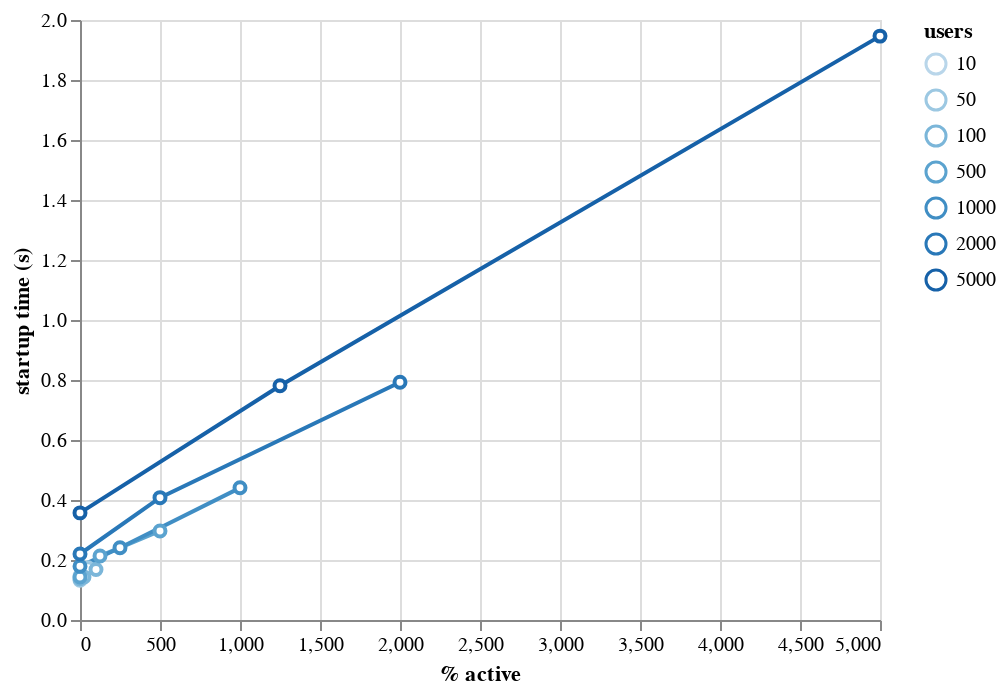

This figure's notebook cell:
### Markdown cell above
Now we can try to compare our three metrics (startup time, first GET /api/users, second GET /api/users) across the commits.

### Code cell
import altair as alt

df = frames[-1]
alt.Chart(df).mark_line(
    point={
        "filled": False,
        "fill": "white",
    }
).encode(
    x=alt.X("running", title="% active"), #scale=alt.Scale(type="log")),
    y=alt.Y("startup", title="startup time (s)"),
    color="users:O",
)

### Figure 1 — Vega-Lite specification as saved in the notebook (floating-point values rounded to 4 significant figures)
{"config": {"view": {"continuousWidth": 400, "continuousHeight": 300}}, "data": {"name": "data-b94cd6a9df1dd328563cca8f8f3f604e"}, "mark": {"type": "line", "point": {"filled": false, "fill": "white"}}, "encoding": {"color": {"field": "users", "type": "ordinal"}, "x": {"field": "running", "title": "% active", "type": "quantitative"}, "y": {"field": "startup", "title": "startup time (s)", "type": "quantitative"}}, "$schema": "https://vega.github.io/schema/vega-lite/v4.17.0.json", "datasets": {"data-b94cd6a9df1dd328563cca8f8f3f604e": [{"users": 10, "active": 0.0, "running": 0, "startup": 0.1474, "spawn": 0.005414, "first_users": 0.08728, "second_users": 0.007244}, {"users": 10, "active": 0.25, "running": 2, "startup": 0.1471, "spawn": 0.01342, "first_users": 0.07663, "second_users": 0.008532}, {"users": 10, "active": 1.0, "running": 10, "startup": 0.1374, "spawn": 0.01443, "first_users": 0.06743, "second_users": 0.007553}, {"users": 50, "active": 0.0, "running": 0, "startup": 0.1327, "spawn": 0.005353, "first_users": 0.4445, "second_users": 0.03297}, {"users": 50, "active": 0.25, "running": 12, "startup": 0.1694, "spawn": 0.01733, "first_users": 0.2818, "second_users": 0.01325}, {"users": 50, "active": 1.0, "running": 50, "startup": 0.1741, "spawn": 0.02411, "first_users": 0.245, "second_users": 0.01972}, {"users": 100, "active": 0.0, "running": 0, "startup": 0.1378, "spawn": 0.004782, "first_users": 0.6354, "second_users": 0.03763}, {"users": 100, "active": 0.25, "running": 25, "startup": 0.1434, "spawn": 0.01846, "first_users": 0.6614, "second_users": 0.05624}, {"users": 100, "active": 1.0, "running": 100, "startup": 0.1685, "spawn": 0.0317, "first_users": 0.5429, "second_users": 0.03101}, {"users": 500, "active": 0.0, "running": 0, "startup": 0.1434, "spawn": 0.005318, "first_users": 4.495, "second_users": 0.161}, {"users": 500, "active": 0.25, "running": 125, "startup": 0.2132, "spawn": 0.06968, "first_users": 4.281, "second_users": 0.1787}, {"users": 500, "active": 1.0, "running": 500, "startup": 0.2967, "spawn": 0.129, "first_users": 3.365, "second_users": 0.1944}, {"users": 1000, "active": 0.0, "running": 0, "startup": 0.1789, "spawn": 0.005384, "first_users": 8.239, "second_users": 0.3554}, {"users": 1000, "active": 0.25, "running": 250, "startup": 0.2409, "spawn": 0.08252, "first_users": 8.209, "second_users": 0.336}, {"users": 1000, "active": 1.0, "running": 1000, "startup": 0.4405, "spawn": 0.2323, "first_users": 6.357, "second_users": 0.3483}, {"users": 2000, "active": 0.0, "running": 0, "startup": 0.22, "spawn": 0.005168, "first_users": 17.94, "second_users": 0.6324}, {"users": 2000, "active": 0.25, "running": 500, "startup": 0.4078, "spawn": 0.2051, "first_users": 16.41, "second_users": 0.6251}, {"users": 2000, "active": 1.0, "running": 2000, "startup": 0.7923, "spawn": 0.4342, "first_users": 13.08, "second_users": 0.5394}, {"users": 5000, "active": 0.0, "running": 0, "startup": 0.3571, "spawn": 0.005066, "first_users": 48.71, "second_users": 0.884}, {"users": 5000, "active": 0.25, "running": 1250, "startup": 0.781, "spawn": 0.4273, "first_users": 42.99, "second_users": 1.48}, {"users": 5000, "active": 1.0, "running": 5000, "startup": 1.946, "spawn": 1.269, "first_users": 33.51, "second_users": 1.397}]}}
